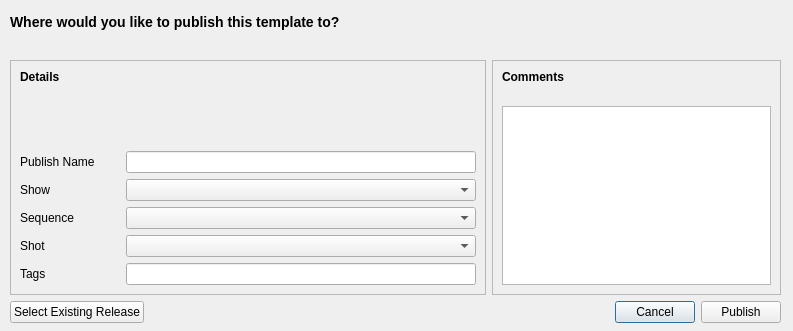
<?xml version="1.0" encoding="UTF-8"?>
<ui version="4.0">
 <class>Dialog</class>
 <widget class="QDialog" name="Dialog">
  <property name="geometry">
   <rect>
    <x>0</x>
    <y>0</y>
    <width>793</width>
    <height>331</height>
   </rect>
  </property>
  <property name="windowTitle">
   <string>Dialog</string>
  </property>
  <widget class="QLabel" name="label">
   <property name="geometry">
    <rect>
     <x>10</x>
     <y>10</y>
     <width>463</width>
     <height>25</height>
    </rect>
   </property>
   <property name="text">
    <string>&lt;b&gt;&lt;big&gt;Where would you like to publish this template to?&lt;/big&gt;&lt;/b&gt;</string>
   </property>
  </widget>
  <widget class="QWidget" name="gridLayoutWidget">
   <property name="geometry">
    <rect>
     <x>10</x>
     <y>60</y>
     <width>771</width>
     <height>263</height>
    </rect>
   </property>
   <layout class="QGridLayout" name="grid">
    <item row="1" column="1">
     <layout class="QHBoxLayout" name="controls">
      <item>
       <spacer name="horizontalSpacer">
        <property name="orientation">
         <enum>Qt::Horizontal</enum>
        </property>
        <property name="sizeHint" stdset="0">
         <size>
          <width>40</width>
          <height>20</height>
         </size>
        </property>
       </spacer>
      </item>
      <item>
       <widget class="QPushButton" name="cancel">
        <property name="text">
         <string>Cancel</string>
        </property>
       </widget>
      </item>
      <item>
       <widget class="QPushButton" name="publish">
        <property name="text">
         <string>Publish</string>
        </property>
       </widget>
      </item>
     </layout>
    </item>
    <item row="1" column="0">
     <layout class="QHBoxLayout" name="explorer">
      <item>
       <widget class="QPushButton" name="launcher">
        <property name="autoFillBackground">
         <bool>false</bool>
        </property>
        <property name="text">
         <string>Select Existing Release</string>
        </property>
        <property name="flat">
         <bool>false</bool>
        </property>
       </widget>
      </item>
      <item>
       <spacer name="horizontalSpacer_2">
        <property name="orientation">
         <enum>Qt::Horizontal</enum>
        </property>
        <property name="sizeHint" stdset="0">
         <size>
          <width>40</width>
          <height>20</height>
         </size>
        </property>
       </spacer>
      </item>
     </layout>
    </item>
    <item row="0" column="0">
     <widget class="QFrame" name="details">
      <property name="frameShape">
       <enum>QFrame::StyledPanel</enum>
      </property>
      <property name="frameShadow">
       <enum>QFrame::Sunken</enum>
      </property>
      <layout class="QFormLayout" name="formLayout">
       <property name="fieldGrowthPolicy">
        <enum>QFormLayout::AllNonFixedFieldsGrow</enum>
       </property>
       <item row="3" column="0">
        <widget class="QLabel" name="label_3">
         <property name="minimumSize">
          <size>
           <width>100</width>
           <height>0</height>
          </size>
         </property>
         <property name="text">
          <string>Publish Name</string>
         </property>
        </widget>
       </item>
       <item row="3" column="1">
        <widget class="QLineEdit" name="name">
         <property name="minimumSize">
          <size>
           <width>350</width>
           <height>0</height>
          </size>
         </property>
        </widget>
       </item>
       <item row="4" column="1">
        <widget class="QComboBox" name="show"/>
       </item>
       <item row="5" column="1">
        <widget class="QComboBox" name="sequence"/>
       </item>
       <item row="6" column="1">
        <widget class="QComboBox" name="shot"/>
       </item>
       <item row="4" column="0">
        <widget class="QLabel" name="label_4">
         <property name="minimumSize">
          <size>
           <width>100</width>
           <height>0</height>
          </size>
         </property>
         <property name="text">
          <string>Show</string>
         </property>
        </widget>
       </item>
       <item row="5" column="0">
        <widget class="QLabel" name="label_5">
         <property name="minimumSize">
          <size>
           <width>100</width>
           <height>0</height>
          </size>
         </property>
         <property name="text">
          <string>Sequence</string>
         </property>
        </widget>
       </item>
       <item row="6" column="0">
        <widget class="QLabel" name="label_6">
         <property name="minimumSize">
          <size>
           <width>100</width>
           <height>0</height>
          </size>
         </property>
         <property name="text">
          <string>Shot</string>
         </property>
        </widget>
       </item>
       <item row="1" column="0">
        <widget class="QLabel" name="label_7">
         <property name="text">
          <string>&lt;b&gt;Details&lt;/b&gt;</string>
         </property>
        </widget>
       </item>
       <item row="2" column="1">
        <spacer name="verticalSpacer_2">
         <property name="orientation">
          <enum>Qt::Vertical</enum>
         </property>
         <property name="sizeHint" stdset="0">
          <size>
           <width>20</width>
           <height>10</height>
          </size>
         </property>
        </spacer>
       </item>
       <item row="7" column="0">
        <widget class="QLabel" name="label_8">
         <property name="minimumSize">
          <size>
           <width>100</width>
           <height>0</height>
          </size>
         </property>
         <property name="text">
          <string>Tags</string>
         </property>
        </widget>
       </item>
       <item row="7" column="1">
        <widget class="QLineEdit" name="tags">
         <property name="minimumSize">
          <size>
           <width>350</width>
           <height>0</height>
          </size>
         </property>
        </widget>
       </item>
      </layout>
     </widget>
    </item>
    <item row="0" column="1">
     <widget class="QFrame" name="comments">
      <property name="frameShape">
       <enum>QFrame::StyledPanel</enum>
      </property>
      <property name="frameShadow">
       <enum>QFrame::Sunken</enum>
      </property>
      <layout class="QVBoxLayout" name="verticalLayout_2">
       <item>
        <widget class="QLabel" name="c_label">
         <property name="text">
          <string>&lt;b&gt;Comments&lt;/b&gt;</string>
         </property>
        </widget>
       </item>
       <item>
        <spacer name="c_verticalSpacer_1">
         <property name="orientation">
          <enum>Qt::Vertical</enum>
         </property>
         <property name="sizeType">
          <enum>QSizePolicy::MinimumExpanding</enum>
         </property>
         <property name="sizeHint" stdset="0">
          <size>
           <width>20</width>
           <height>16</height>
          </size>
         </property>
        </spacer>
       </item>
       <item>
        <widget class="QPlainTextEdit" name="comments_text"/>
       </item>
      </layout>
     </widget>
    </item>
   </layout>
  </widget>
 </widget>
 <resources/>
 <connections>
  <connection>
   <sender>cancel</sender>
   <signal>clicked()</signal>
   <receiver>Dialog</receiver>
   <slot>close()</slot>
   <hints>
    <hint type="sourcelabel">
     <x>645</x>
     <y>305</y>
    </hint>
    <hint type="destinationlabel">
     <x>396</x>
     <y>165</y>
    </hint>
   </hints>
  </connection>
 </connections>
</ui>
